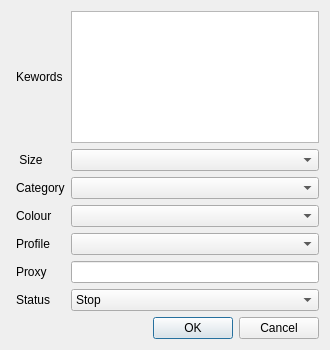
<?xml version="1.0" encoding="UTF-8"?>
<ui version="4.0">
 <class>Dialog</class>
 <widget class="QDialog" name="Dialog">
  <property name="geometry">
   <rect>
    <x>0</x>
    <y>0</y>
    <width>330</width>
    <height>350</height>
   </rect>
  </property>
  <property name="windowTitle">
   <string>Dialog</string>
  </property>
  <layout class="QGridLayout" name="gridLayout">
   <item row="2" column="0">
    <widget class="QLabel" name="label_3">
     <property name="text">
      <string>Category</string>
     </property>
     <property name="margin">
      <number>5</number>
     </property>
     <property name="indent">
      <number>5</number>
     </property>
    </widget>
   </item>
   <item row="3" column="1">
    <widget class="QComboBox" name="cbColor">
     <item>
      <property name="text">
       <string/>
      </property>
     </item>
     <item>
      <property name="text">
       <string>Black</string>
      </property>
     </item>
     <item>
      <property name="text">
       <string>Grey</string>
      </property>
     </item>
     <item>
      <property name="text">
       <string>Orange</string>
      </property>
     </item>
     <item>
      <property name="text">
       <string>Green</string>
      </property>
     </item>
     <item>
      <property name="text">
       <string>Yellow</string>
      </property>
     </item>
     <item>
      <property name="text">
       <string>Purple</string>
      </property>
     </item>
     <item>
      <property name="text">
       <string>New Item</string>
      </property>
     </item>
     <item>
      <property name="text">
       <string>Pink</string>
      </property>
     </item>
     <item>
      <property name="text">
       <string>Natural</string>
      </property>
     </item>
    </widget>
   </item>
   <item row="4" column="1">
    <widget class="QComboBox" name="cbProfile">
     <item>
      <property name="text">
       <string/>
      </property>
     </item>
    </widget>
   </item>
   <item row="5" column="0">
    <widget class="QLabel" name="label_6">
     <property name="text">
      <string>Proxy</string>
     </property>
     <property name="margin">
      <number>5</number>
     </property>
     <property name="indent">
      <number>5</number>
     </property>
    </widget>
   </item>
   <item row="2" column="1">
    <widget class="QComboBox" name="cbCategory">
     <item>
      <property name="text">
       <string/>
      </property>
     </item>
     <item>
      <property name="text">
       <string>Jackets</string>
      </property>
     </item>
     <item>
      <property name="text">
       <string>Sweatshirts</string>
      </property>
     </item>
     <item>
      <property name="text">
       <string>Tops/Sweaters</string>
      </property>
     </item>
     <item>
      <property name="text">
       <string>T-Shirts</string>
      </property>
     </item>
     <item>
      <property name="text">
       <string>Pants</string>
      </property>
     </item>
     <item>
      <property name="text">
       <string>Hats</string>
      </property>
     </item>
     <item>
      <property name="text">
       <string>Bags</string>
      </property>
     </item>
     <item>
      <property name="text">
       <string>Accessories</string>
      </property>
     </item>
     <item>
      <property name="text">
       <string>Skate</string>
      </property>
     </item>
    </widget>
   </item>
   <item row="1" column="0">
    <widget class="QLabel" name="label_2">
     <property name="text">
      <string> Size</string>
     </property>
     <property name="margin">
      <number>5</number>
     </property>
     <property name="indent">
      <number>5</number>
     </property>
    </widget>
   </item>
   <item row="5" column="1">
    <widget class="QLineEdit" name="txtProxy"/>
   </item>
   <item row="3" column="0">
    <widget class="QLabel" name="label_4">
     <property name="text">
      <string>Colour</string>
     </property>
     <property name="margin">
      <number>5</number>
     </property>
     <property name="indent">
      <number>5</number>
     </property>
    </widget>
   </item>
   <item row="0" column="1">
    <widget class="QPlainTextEdit" name="txtKeyword">
     <property name="toolTip">
      <string>&lt;html&gt;&lt;head/&gt;&lt;body&gt;&lt;p&gt;Keyword, each keyword per line&lt;/p&gt;&lt;/body&gt;&lt;/html&gt;</string>
     </property>
    </widget>
   </item>
   <item row="1" column="1">
    <widget class="QComboBox" name="cbSize">
     <item>
      <property name="text">
       <string/>
      </property>
     </item>
     <item>
      <property name="text">
       <string>Small</string>
      </property>
     </item>
     <item>
      <property name="text">
       <string>Medium</string>
      </property>
     </item>
     <item>
      <property name="text">
       <string>Large</string>
      </property>
     </item>
    </widget>
   </item>
   <item row="6" column="1">
    <widget class="QComboBox" name="cbStatus">
     <item>
      <property name="text">
       <string>Stop</string>
      </property>
     </item>
     <item>
      <property name="text">
       <string>Running</string>
      </property>
     </item>
    </widget>
   </item>
   <item row="4" column="0">
    <widget class="QLabel" name="label_5">
     <property name="text">
      <string>Profile</string>
     </property>
     <property name="margin">
      <number>5</number>
     </property>
     <property name="indent">
      <number>5</number>
     </property>
    </widget>
   </item>
   <item row="6" column="0">
    <widget class="QLabel" name="label_7">
     <property name="text">
      <string>Status</string>
     </property>
     <property name="margin">
      <number>5</number>
     </property>
     <property name="indent">
      <number>5</number>
     </property>
    </widget>
   </item>
   <item row="0" column="0">
    <widget class="QLabel" name="label">
     <property name="text">
      <string>Kewords</string>
     </property>
     <property name="margin">
      <number>5</number>
     </property>
     <property name="indent">
      <number>5</number>
     </property>
    </widget>
   </item>
   <item row="7" column="1">
    <widget class="QDialogButtonBox" name="buttonBox">
     <property name="orientation">
      <enum>Qt::Horizontal</enum>
     </property>
     <property name="standardButtons">
      <set>QDialogButtonBox::Cancel|QDialogButtonBox::Ok</set>
     </property>
    </widget>
   </item>
  </layout>
 </widget>
 <tabstops>
  <tabstop>txtKeyword</tabstop>
  <tabstop>cbSize</tabstop>
  <tabstop>cbCategory</tabstop>
  <tabstop>cbColor</tabstop>
  <tabstop>cbProfile</tabstop>
  <tabstop>txtProxy</tabstop>
  <tabstop>cbStatus</tabstop>
 </tabstops>
 <resources/>
 <connections>
  <connection>
   <sender>buttonBox</sender>
   <signal>accepted()</signal>
   <receiver>Dialog</receiver>
   <slot>accept()</slot>
   <hints>
    <hint type="sourcelabel">
     <x>248</x>
     <y>254</y>
    </hint>
    <hint type="destinationlabel">
     <x>157</x>
     <y>274</y>
    </hint>
   </hints>
  </connection>
  <connection>
   <sender>buttonBox</sender>
   <signal>rejected()</signal>
   <receiver>Dialog</receiver>
   <slot>reject()</slot>
   <hints>
    <hint type="sourcelabel">
     <x>316</x>
     <y>260</y>
    </hint>
    <hint type="destinationlabel">
     <x>286</x>
     <y>274</y>
    </hint>
   </hints>
  </connection>
 </connections>
</ui>
